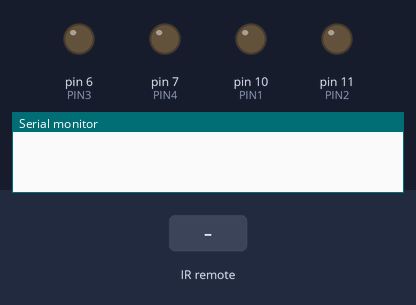
Bench run of a sketch on a simulated Arduino Uno, built with avr-gcc and run on an emulated ATmega328P. Parts: output pins drawn as LEDs (lit = HIGH), the last lines printed to the serial monitor. The inputs (shaded band) are chosen by the test bench.

Above: at 1.2 s.
1.3 s: infrared code 0xB946FF00 received
At 1.4 s:
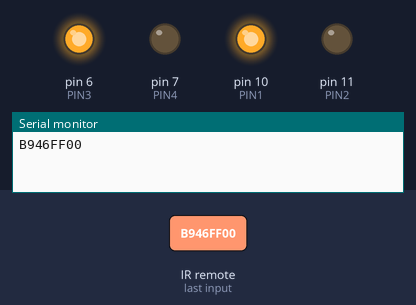
3.0 s: infrared code 0xBC43FF00 received
At 3.1 s:
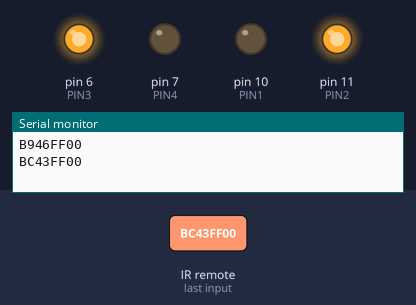
4.7 s: infrared code 0xEA15FF00 received
At 4.8 s:
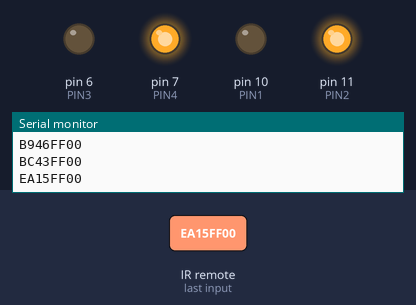
6.4 s: infrared code 0xBB44FF00 received
At 6.5 s:
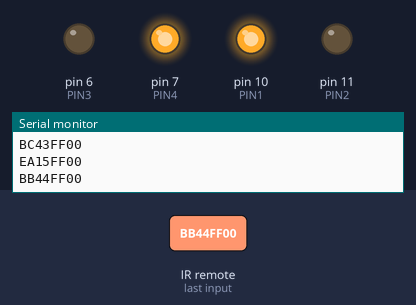
Timing chart, 0 to 9.1 s (numbered marks = the images above; inputs shaded):
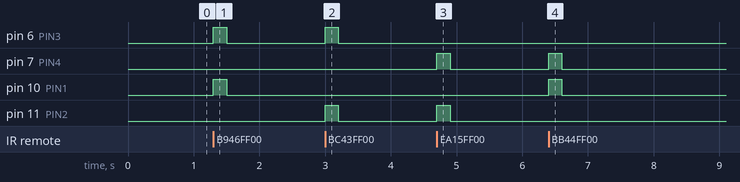

Measured:
- after the input at 1.3 s, pin 6 (PIN3), pin 10 (PIN1): LOW → HIGH at once, → LOW 0.20 s later
- after the input at 3.0 s, pin 6 (PIN3), pin 11 (PIN2): LOW → HIGH at once, → LOW 0.20 s later
- after the input at 4.7 s, pin 7 (PIN4), pin 11 (PIN2): LOW → HIGH at once, → LOW 0.20 s later
- after the input at 6.4 s, pin 7 (PIN4), pin 10 (PIN1): LOW → HIGH at once, → LOW 0.20 s later

The sketch:

Remote_Controlled_Car_V1.0.ino
```cpp
#include <IRremote.h>

int receiverPin = 12;
unsigned long lastReceivedTime = 0;

#define PIN1 10
#define PIN2 11
#define PIN3 6
#define PIN4 7

void setup() {
  pinMode(PIN1, OUTPUT);
  pinMode(PIN2, OUTPUT);
  pinMode(PIN3, OUTPUT);
  pinMode(PIN4, OUTPUT);

  Serial.begin(9600);         // Begin Serial for debugging
  IrReceiver.begin(receiverPin, ENABLE_LED_FEEDBACK);  // Start the IR receiver with feedback LED
}

void loop()
{
  if (IrReceiver.decode())
  {
    unsigned long irValue = IrReceiver.decodedIRData.decodedRawData; // Get received value
    Serial.println(irValue, HEX); // Print received value for debugging
    translateIR(irValue);  // Pass the received value to translate function
    lastReceivedTime = millis();
    IrReceiver.resume();   // Prepare for the next value
  }

    if (millis() - lastReceivedTime > 200) {
    stopCar();  // Stop the car if the button is no longer being held
  }
}

void translateIR(unsigned long value)
{
  switch (value)
  {
    case 0xB946FF00: moveForward(); break; // vol+
    case 0xBC43FF00: moveRight(); break;   // ffw
    case 0xEA15FF00: moveBackward(); break; // vol-
    case 0xBB44FF00: moveLeft(); break;    // bt
  }
}

void moveForward()
{
  digitalWrite(PIN1, HIGH);
  digitalWrite(PIN2, LOW);
  digitalWrite(PIN3, HIGH);
  digitalWrite(PIN4, LOW);
}

void moveBackward()
{
  digitalWrite(PIN1, LOW);
  digitalWrite(PIN2, HIGH);
  digitalWrite(PIN3, LOW);
  digitalWrite(PIN4, HIGH);
}

void moveLeft()
{
  digitalWrite(PIN1, HIGH);
  digitalWrite(PIN2, LOW);
  digitalWrite(PIN3, LOW);
  digitalWrite(PIN4, HIGH);
}

void moveRight()
{
  digitalWrite(PIN1, LOW);
  digitalWrite(PIN2, HIGH);
  digitalWrite(PIN3, HIGH);
  digitalWrite(PIN4, LOW);
}

void stopCar()
{
  digitalWrite(PIN1, LOW);
  digitalWrite(PIN2, LOW);
  digitalWrite(PIN3, LOW);
  digitalWrite(PIN4, LOW);
}
```
